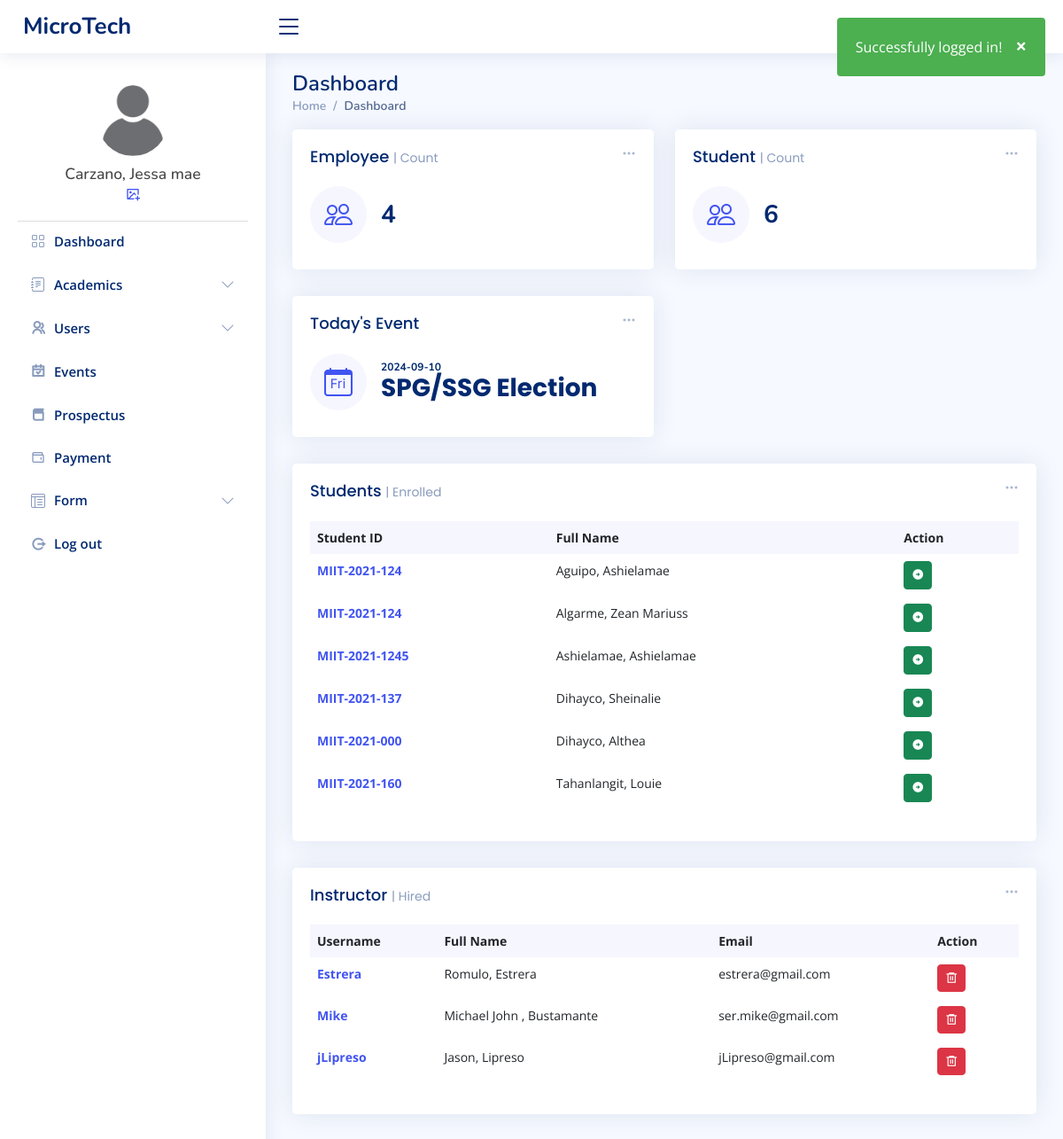
/admin/index.php (signed in), run on an earlier commit of the app's database.
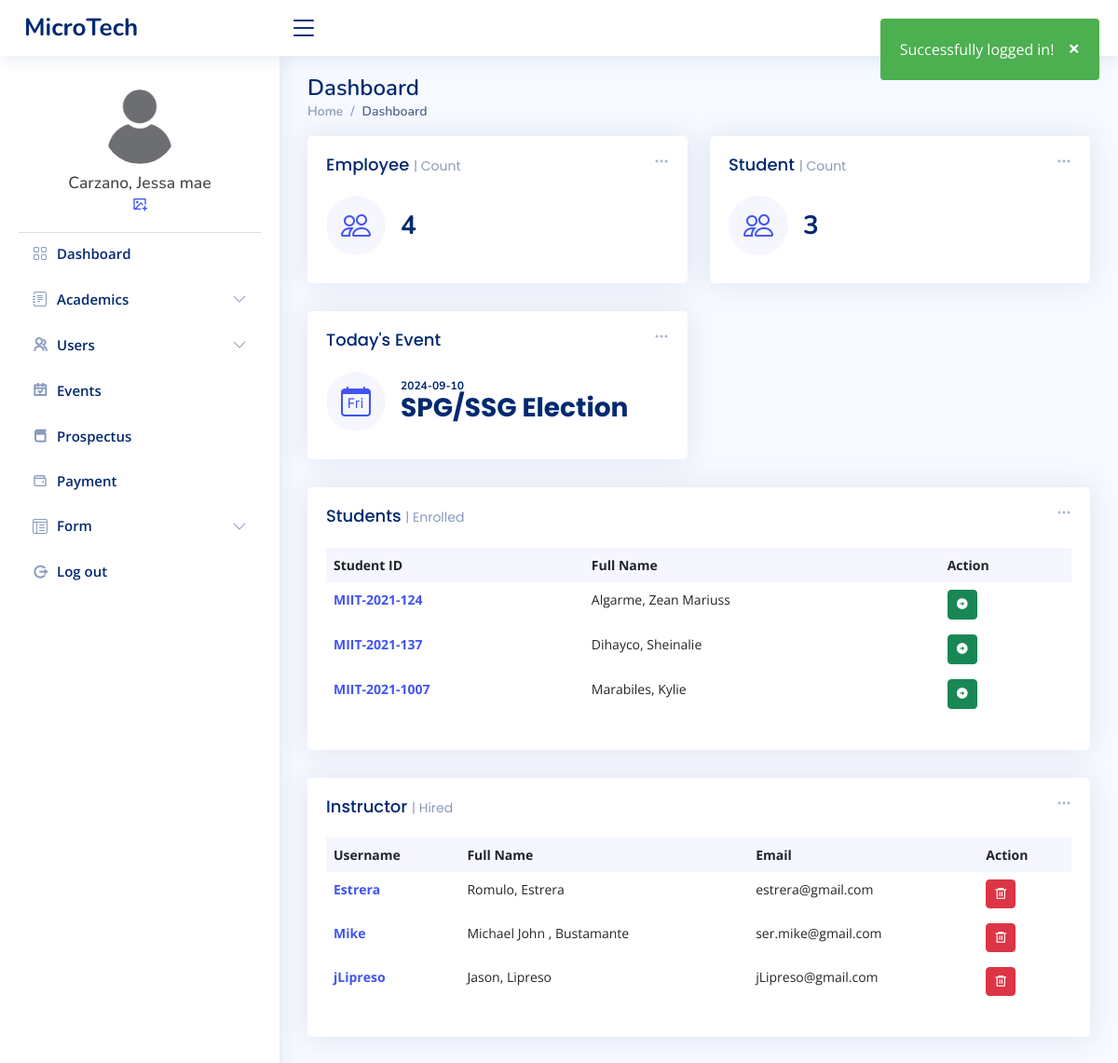
And on a later commit of the database.
### tables this page shows
CREATE TABLE `tbl_users` (
  `user_id` int(11) NOT NULL,
  `user_fname` varchar(50) NOT NULL,
  `user_lname` varchar(50) NOT NULL,
  `user_email` varchar(80) NOT NULL,
  `user_name` varchar(50) NOT NULL,
  `user_pass` varchar(100) NOT NULL,
  `user_role` varchar(20) NOT NULL,
  `user_image` varchar(100) NOT NULL,
  `date_of_birth` date DEFAULT NULL,
  `gender` enum('Male','Female') DEFAULT NULL,
  `hire_date` date DEFAULT NULL,
  `department` varchar(100) DEFAULT NULL,
  `phone_number` varchar(15) DEFAULT NULL,
  `address` varchar(255) DEFAULT NULL
);

CREATE TABLE `tbl_events` (
  `id` int(11) NOT NULL,
  `title` varchar(100) NOT NULL,
  `description` varchar(10000) NOT NULL,
  `start_date` date DEFAULT NULL,
  `end_date` date DEFAULT NULL
);

CREATE TABLE `tbl_students` (
  `user_id` int(11) NOT NULL,
  `user_name` varchar(50) NOT NULL,
  `lname` varchar(50) NOT NULL,
  `fname` varchar(50) NOT NULL,
  `middleInitial` varchar(30) NOT NULL,
  `Suffix` varchar(15) NOT NULL,
  `course` varchar(50) NOT NULL,
  `year` int(10) NOT NULL,
  `contact` varchar(20) NOT NULL,
  `gender` varchar(10) NOT NULL,
  `bdate` varchar(50) NOT NULL,
  `pob` text NOT NULL,
  `email` varchar(50) NOT NULL,
  `major` varchar(50) NOT NULL,
  `nationality` varchar(20) NOT NULL,
  `civilStatus` varchar(20) NOT NULL,
  `religion` varchar(20) NOT NULL,
  `modality` varchar(20) NOT NULL,
  `fb` varchar(30) NOT NULL,
  `curAddress` varchar(200) NOT NULL,
  `cityAdd` varchar(200) NOT NULL,
  `zipcode` varchar(30) NOT NULL,
  `fatherName` varchar(50) NOT NULL,
  `fwork` varchar(50) NOT NULL,
  `motherName` varchar(50) NOT NULL,
  `mwork` varchar(50) NOT NULL,
  `primarySchool` varchar(100) NOT NULL,
  `primaryAddress` text NOT NULL,
  `primaryCompleted` varchar(30) NOT NULL,
  `entermediateSchool` varchar(100) NOT NULL,
  `entermediateAddress` text NOT NULL,
  `entermediateCompleted` varchar(30) NOT NULL,
  `hsSchool` varchar(100) NOT NULL,
  `hsAddress` text NOT NULL,
  `hsCompleted` varchar(30) NOT NULL,
  `shSchool` varchar(100) NOT NULL,
  `shAddress` text NOT NULL,
  `shCompleted` varchar(30) NOT NULL,
  `collegeSchool` varchar(100) NOT NULL,
  `collegeAddress` text NOT NULL,
  `collegeCompleted` varchar(30) NOT NULL,
  `user_image` varchar(50) NOT NULL,
  `user_role` varchar(50) NOT NULL,
  `user_pass` varchar(100) NOT NULL,
  `semester` int(11) NOT NULL,
  `status` varchar(20) NOT NULL,
  `date` date DEFAULT NULL
);

### admin/index.php (the view, shortened to what the rows shown need)
<?php
include_once "../templates/header.php";
$connection = new Connection();
$pdo = $connection->open();
$today = date('Y-m-d');
$sql = "SELECT * FROM tbl_events WHERE :today BETWEEN start_date AND end_date ORDER BY title ASC";
$stmt = $pdo->prepare($sql);
$stmt->execute(['today' => $today]);
$todaysEvent = $stmt->fetch(PDO::FETCH_ASSOC);
?>
<main id="main" class="main">
  <div class="pagetitle">
    <h1>Dashboard</h1>
  </div>
  <section class="section dashboard">
    <div class="row">
      <div class="col-lg-12">
        <div class="row">
          <div class="col-xxl-4 col-md-6">
            <div class="card info-card sales-card">
              <div class="card-body">
                <div class="d-flex align-items-center">
                  <div class="ps-3">
                    <?php if ($todaysEvent) : ?>
                      <h6 style="font-size:12px"><?php echo htmlspecialchars($todaysEvent['start_date']); ?></h6>
                      <li class="list-group-item d-flex justify-content-between align-items-start">
                        <div style="flex-grow: 1;">
                          <h6 class="card-title"><?php echo htmlspecialchars($todaysEvent['title']); ?></h6>
                        </div>
                      </li>
                    <?php else : ?>
                      <p>No events scheduled for today.</p>
                    <?php endif; ?>
                  </div>
                </div>
              </div>
            </div>
          </div>
          <div class="col-12">
            <div class="card recent-sales overflow-auto">
              <div class="card-body">
                <table class="table table-borderless datatable">
                  <thead>
                    <tr>
                      <th scope="col">Student ID</th>
                      <th scope="col">Full Name</th>
                      <th scope="col">Action</th>
                    </tr>
                  </thead>
                  <tbody>
                    <?php
                    $database = new Connection();
                    $db = $database->open();
                    try {
                      $sql = 'SELECT * FROM tbl_students ORDER BY lname ASC';
                      foreach ($db->query($sql) as $row) {
                    ?>
                        <tr>
                          <th scope="row"><a href=""><?php echo $row["user_name"] ?></a></th>
                          <td><?php echo $row["lname"] ?>, <?php echo $row["fname"] ?></td>
                          <td>
                            <form action="student_profile.php" method="post">
                              <button type="submit" class="btn btn-sm btn-success" name="submit"><i class="ri-arrow-right-circle-fill"></i></button>
                            </form>
                          </td>
                        </tr>
                    <?php
                      }
                    } catch (PDOException $e) {
                      echo "There is some problem in connection: " . $e->getMessage();
                    }
                    ?>
                  </tbody>
                </table>
              </div>
            </div>
          </div>
          <div class="col-lg-12">
            <div class="row">
              <div class="col-12">
                <div class="card recent-sales overflow-auto">
                  <div class="card-body">
                    <table class="table table-borderless datatable">
                      <thead>
                        <tr>
                          <th scope="col">Username</th>
                          <th scope="col">Full Name</th>
                          <th scope="col">Email</th>
                          <th scope="col">Action</th>
                        </tr>
                      </thead>
                      <tbody>
                        <?php
                        $database = new Connection();
                        $db = $database->open();
                        try {
                          $sql = "SELECT * FROM tbl_users WHERE user_role = 'teacher'
                                ORDER BY user_id ASC";
                          foreach ($db->query($sql) as $row) {
                        ?>
                            <tr>
                              <th scope="row"><a href="#"><?php echo $row["user_name"] ?></a></th>
                              <td><?php echo $row["user_fname"] ?>, <?php echo $row["user_lname"] ?></td>
                              <td><?php echo $row["user_email"] ?></td>
                              <td>
                                <form method="POST" action="../admin/upload/delete-user.php" onsubmit="return confirm('Are you sure you want to delete this user?');" style="display:inline;">
                                  <button type="submit" class="btn btn-sm btn-danger ri-delete-bin-6-line"></button>
                                </form>
                              </td>
                            </tr>
                        <?php
                          }
                        } catch (PDOException $e) {
                          echo "There is some problem in connection: " . $e->getMessage();
                        }
                        ?>
                      </tbody>
                    </table>
                  </div>
                </div>
              </div>
            </div>
          </div>
        </div>
      </div>
    </div>
  </section>
</main>
<?php
include_once "../templates/footer.php";
?>

### templates/header.php (shortened to what the rows shown need)
<?php
$database = new Connection();
$conn = $database->open();
$userid = $_SESSION["login"];
$statements = $conn->prepare("SELECT user_fname, user_lname, user_image FROM tbl_users WHERE user_id = ?");
$statements->execute([$userid]);
$user = $statements->fetch(PDO::FETCH_ASSOC);
$fname = $user['user_fname'];
$lname = $user['user_lname'];
?>
<!DOCTYPE html>
<html lang="en">
<head>
  <link href="../assets/vendor/bootstrap/css/bootstrap.min.css" rel="stylesheet">
  <link href="../assets/vendor/bootstrap-icons/bootstrap-icons.css" rel="stylesheet">
  <link href="../assets/vendor/boxicons/css/boxicons.min.css" rel="stylesheet">
  <link href="../assets/vendor/quill/quill.snow.css" rel="stylesheet">
  <link href="../assets/vendor/quill/quill.bubble.css" rel="stylesheet">
  <link href="../assets/vendor/remixicon/remixicon.css" rel="stylesheet">
  <link href="../assets/vendor/simple-datatables/style.css" rel="stylesheet">
  <link href="../assets/css/style.css" rel="stylesheet">
</head>
<body>
  <aside id="sidebar" class="sidebar">
    <ul class="sidebar-nav" id="sidebar-nav">
      <div class="profile-section">
        <div class="profile-info">
          <h5><?php echo htmlspecialchars($lname) . ', ' . htmlspecialchars($fname); ?></h5>
        </div>
      </div>
      <br>
    </ul>
  </aside>

What changed in the data, as far as the page shows it:
removed tbl_students: user_name "MIIT-2021-124", lname "Aguipo", fname "Ashielamae"
removed tbl_students: user_name "MIIT-2021-1245", lname "Ashielamae", fname "Ashielamae"
removed tbl_students: user_name "MIIT-2021-000", lname "Dihayco", fname "Althea"
removed tbl_students: user_name "MIIT-2021-160", lname "Tahanlangit", fname "Louie"
added tbl_students: user_name "MIIT-2021-1007", lname "Marabiles", fname "Kylie"
Also different on the page:
$studcount['count_stud']: "6" → "3"
